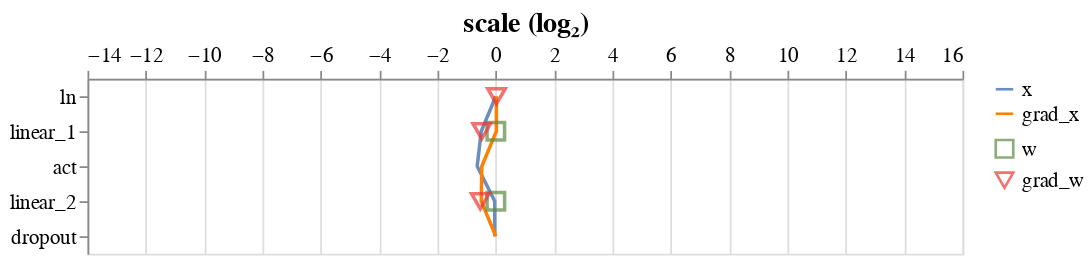

The notebook cell this image was saved under:
### Markdown cell above
We also change our initialisation to give our weights unit scale. Let's analyse our new unit-scaled MLP:

### Code cell
def unit_init(*args):
    return 1

mlp = UnitScaledMLP(config).apply(init_weights(unit_init))
analyse_mlp(mlp, config)

### Figure 1 — Vega-Lite specification as saved in the notebook (floating-point values rounded to 4 significant figures)
{"config": {"view": {"continuousWidth": 400, "continuousHeight": 300}, "axis": {"labelFontSize": 12, "titleFontSize": 16}}, "layer": [{"data": {"name": "data-88cfd94b55ea68f5fbf39ec01f8a0eda"}, "mark": "line", "encoding": {"color": {"field": "type", "legend": {"labelFontSize": 12, "symbolSize": 100, "title": ""}, "scale": {"range": ["#6C8EBF", "#FF8000"]}, "sort": "descending", "type": "nominal"}, "x": {"axis": {"orient": "top", "values": [-14.0, -12.0, -10.0, -8.0, -6.0, -4.0, -2.0, 0.0, 2.0, 4.0, 6.0, 8.0, 10.0, 12.0, 14.0, 16.0]}, "field": "scale (log₂)", "scale": {"domain": [-14.0, 16.0]}, "type": "quantitative"}, "y": {"field": "op", "sort": ["ln", "linear_1", "act", "linear_2", "dropout"], "title": "", "type": "ordinal"}}}, {"data": {"name": "data-b9ffa847c238961136c7fc5898912583"}, "mark": {"type": "point", "size": 100}, "encoding": {"color": {"field": "type", "legend": {"labelFontSize": 12, "symbolSize": 100, "title": ""}, "scale": {"range": ["#5D8944", "#ED3434"]}, "sort": "descending", "type": "nominal"}, "shape": {"field": "type", "scale": {"range": ["square", "triangle-down"]}, "sort": "descending", "type": "nominal"}, "x": {"axis": {"orient": "top", "values": [-14.0, -12.0, -10.0, -8.0, -6.0, -4.0, -2.0, 0.0, 2.0, 4.0, 6.0, 8.0, 10.0, 12.0, 14.0, 16.0]}, "field": "scale (log₂)", "scale": {"domain": [-14.0, 16.0]}, "type": "quantitative"}, "y": {"field": "op", "sort": ["ln", "linear_1", "act", "linear_2", "dropout"], "title": "", "type": "ordinal"}}}], "resolve": {"scale": {"color": "independent", "shape": "independent"}}, "width": 500, "$schema": "https://vega.github.io/schema/vega-lite/v4.17.0.json", "datasets": {"data-88cfd94b55ea68f5fbf39ec01f8a0eda": [{"type": "x", "op": "ln", "scale (log₂)": -5.417e-06}, {"type": "x", "op": "linear_1", "scale (log₂)": -0.4996}, {"type": "x", "op": "act", "scale (log₂)": -0.6391}, {"type": "x", "op": "linear_2", "scale (log₂)": -0.0371}, {"type": "x", "op": "dropout", "scale (log₂)": -0.03718}, {"type": "grad_x", "op": "ln", "scale (log₂)": 0.01731}, {"type": "grad_x", "op": "linear_1", "scale (log₂)": 0.01933}, {"type": "grad_x", "op": "act", "scale (log₂)": -0.4811}, {"type": "grad_x", "op": "linear_2", "scale (log₂)": -0.5}, {"type": "grad_x", "op": "dropout", "scale (log₂)": -0.0007167}], "data-b9ffa847c238961136c7fc5898912583": [{"type": "w", "op": "ln", "scale (log₂)": null}, {"type": "w", "op": "linear_1", "scale (log₂)": -0.0003658}, {"type": "w", "op": "linear_2", "scale (log₂)": 0.0009262}, {"type": "grad_w", "op": "ln", "scale (log₂)": 0.02285}, {"type": "grad_w", "op": "linear_1", "scale (log₂)": -0.4825}, {"type": "grad_w", "op": "linear_2", "scale (log₂)": -0.5324}]}}
